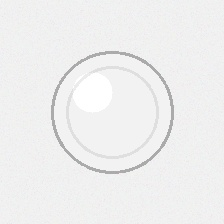
#> input picture vision-object-classifier/data/clean/bowl_06.jpg, 224 x 224 px, found by its file name; its folder holds only this picture in this run
$ python synthetic_data.py
#> lines starting #> are read from the running program, lines starting #| are printed output that depends on the picture
import cv2
import numpy as np
from PIL import Image, ImageDraw, ImageFilter
import random
import os
from typing import Tuple, List, Optional
import matplotlib.pyplot as plt


class SyntheticDirtyDishGenerator:
    def __init__(self, output_dir: str):
#> in generate_dirty_dish, image is the input picture: shape (224, 224, 3); mean B, G, R 238.8, 238.9, 238.8
        self.output_dir = output_dir
        os.makedirs(output_dir, exist_ok=True)

        # Define stain colors (food-based)
        self.stain_colors = [
            (139, 69, 19),   # Brown (chocolate, coffee)
            (255, 140, 0),   # Dark orange (sauce)
            (255, 69, 0),    # Red orange (tomato)
            (128, 128, 0),   # Olive (oil stains)
            (165, 42, 42),   # Brown red (meat juices)
            (255, 215, 0),   # Gold (mustard)
            (220, 20, 60),   # Crimson (ketchup)
            (107, 142, 35),  # Olive drab (vegetables)
        ]

        # Dirt and grime colors
        self.dirt_colors = [
            (105, 105, 105), # Dim gray
            (169, 169, 169), # Dark gray
            (128, 128, 128), # Gray
            (139, 129, 76),  # Dark khaki
            (160, 82, 45),   # Saddle brown
        ]

    def add_food_stains(self, image: np.ndarray, num_stains: int = None) -> np.ndarray:
        """Add realistic food stains to clean dish image"""
#> called with num_stains = 5
        if num_stains is None:
            num_stains = random.randint(2, 8)

        image_pil = Image.fromarray(cv2.cvtColor(image, cv2.COLOR_BGR2RGB))
        overlay = Image.new('RGBA', image_pil.size, (0, 0, 0, 0))
#> overlay: PIL image 224x224 RGBA; every value is 0
        draw = ImageDraw.Draw(overlay)

        height, width = image.shape[:2]
#> height = 224; width = 224

        for _ in range(num_stains):
            # Random stain properties
            color = random.choice(self.stain_colors)
            alpha = random.randint(30, 120)  # Transparency

            # Random position (avoid edges)
            x = random.randint(width//6, 5*width//6)
            y = random.randint(height//6, 5*height//6)

            # Random stain size and shape
            stain_type = random.choice(['circle', 'irregular', 'splash'])

            if stain_type == 'circle':
                radius = random.randint(10, 40)
                draw.ellipse([x-radius, y-radius, x+radius, y+radius],
                           fill=(*color, alpha))

            elif stain_type == 'irregular':
                # Create irregular stain shape
                points = []
                num_points = random.randint(6, 12)
                base_radius = random.randint(15, 35)

                for i in range(num_points):
                    angle = (2 * np.pi * i) / num_points
                    r = base_radius + random.randint(-10, 10)
                    px = x + r * np.cos(angle)
                    py = y + r * np.sin(angle)
                    points.append((px, py))

                draw.polygon(points, fill=(*color, alpha))

            elif stain_type == 'splash':
                # Create splash pattern
                main_radius = random.randint(8, 25)
                draw.ellipse([x-main_radius, y-main_radius, x+main_radius, y+main_radius],
                           fill=(*color, alpha))

                # Add smaller droplets around main stain
                for _ in range(random.randint(3, 8)):
                    dx = random.randint(-50, 50)
                    dy = random.randint(-50, 50)
                    small_r = random.randint(2, 8)
                    draw.ellipse([x+dx-small_r, y+dy-small_r, x+dx+small_r, y+dy+small_r],
                               fill=(*color, alpha//2))

        # Apply blur to make stains more realistic
        overlay = overlay.filter(ImageFilter.GaussianBlur(radius=1))
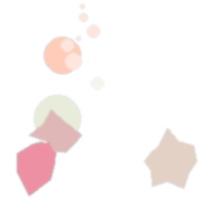
#> overlay: PIL image 224x224 RGBA; mean R, G, B, A 24.5, 9.1, 4.2, 10.1; transparent parts drawn white

        # Composite with original image
        image_pil = image_pil.convert('RGBA')
#> image_pil: PIL image 224x224 RGBA
        result = Image.alpha_composite(image_pil, overlay)
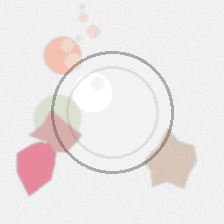
#> result: PIL image 224x224 RGBA; mean R, G, B, A 236.4, 231.5, 230.8, 255
        result = result.convert('RGB')
#> result: PIL image 224x224 RGB

        return cv2.cvtColor(np.array(result), cv2.COLOR_RGB2BGR)
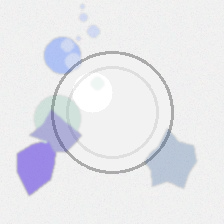
#> returned value: shape (224, 224, 3); mean R, G, B 230.8, 231.5, 236.4

    def add_grease_stains(self, image: np.ndarray) -> np.ndarray:
        """Add grease/oil stains with transparency effect"""
        image_pil = Image.fromarray(cv2.cvtColor(image, cv2.COLOR_BGR2RGB))
        overlay = Image.new('RGBA', image_pil.size, (0, 0, 0, 0))
        draw = ImageDraw.Draw(overlay)

        height, width = image.shape[:2]
        num_grease = random.randint(1, 4)

        for _ in range(num_grease):
            x = random.randint(width//4, 3*width//4)
            y = random.randint(height//4, 3*height//4)

            # Grease stains are typically larger and more transparent
            radius = random.randint(30, 80)
            alpha = random.randint(20, 60)

            # Use darker, more muted colors for grease
            color = random.choice([(139, 129, 76), (128, 128, 0), (105, 105, 105)])

            draw.ellipse([x-radius, y-radius, x+radius, y+radius],
                        fill=(*color, alpha))

        # Apply stronger blur for grease effect
        overlay = overlay.filter(ImageFilter.GaussianBlur(radius=3))

        image_pil = image_pil.convert('RGBA')
        result = Image.alpha_composite(image_pil, overlay)
        result = result.convert('RGB')

        return cv2.cvtColor(np.array(result), cv2.COLOR_RGB2BGR)

    def add_residue_buildup(self, image: np.ndarray) -> np.ndarray:
        """Add soap residue or water spots"""
        height, width = image.shape[:2]
#> height = 224; width = 224

        # Create subtle white/gray spots
        overlay = np.zeros_like(image, dtype=np.float32)

        num_spots = random.randint(5, 15)
        for _ in range(num_spots):
            x = random.randint(0, width-1)
            y = random.randint(0, height-1)
            radius = random.randint(3, 12)

            # Create circular spots
            y_coords, x_coords = np.ogrid[:height, :width]
            mask = (x_coords - x) ** 2 + (y_coords - y) ** 2 <= radius ** 2

            # Add white/light gray residue
            intensity = random.uniform(0.1, 0.3)
            overlay[mask] = [intensity * 255] * 3
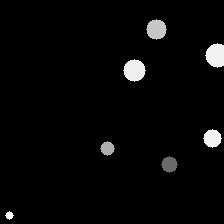
#> overlay: shape (224, 224, 3) float32; min 0, max 71.31, mean 2; drawn with min black and max white

        # Blend with original image
        result = image.astype(np.float32) + overlay
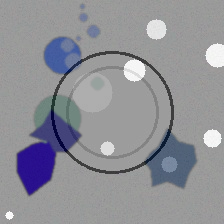
#> result: shape (224, 224, 3) float32; mean R, G, B 232.8, 233.5, 238.4; drawn with min black and max white
        result = np.clip(result, 0, 255).astype(np.uint8)

        return result

    def add_scratches_and_wear(self, image: np.ndarray) -> np.ndarray:
        """Add subtle scratches and wear marks"""
        image_pil = Image.fromarray(cv2.cvtColor(image, cv2.COLOR_BGR2RGB))
        draw = ImageDraw.Draw(image_pil)

        height, width = image.shape[:2]
        num_scratches = random.randint(2, 6)

        for _ in range(num_scratches):
            # Random scratch line
            x1 = random.randint(0, width)
            y1 = random.randint(0, height)
            x2 = x1 + random.randint(-50, 50)
            y2 = y1 + random.randint(-50, 50)

            # Light gray scratches
            color = random.choice([(180, 180, 180), (200, 200, 200), (160, 160, 160)])
            width_scratch = random.randint(1, 2)

            draw.line([(x1, y1), (x2, y2)], fill=color, width=width_scratch)

        return cv2.cvtColor(np.array(image_pil), cv2.COLOR_RGB2BGR)

    def generate_dirty_dish(self, clean_image_path: str, output_path: str,
                           dirty_level: str = 'medium') -> bool:
        """Generate a dirty version of a clean dish image"""
        try:
            # Load clean image
            image = cv2.imread(clean_image_path)
            if image is None:
                return False

            # Apply different levels of dirtiness
            if dirty_level == 'light':
                # Light staining
                if random.random() < 0.7:
                    image = self.add_food_stains(image, num_stains=random.randint(1, 3))
                if random.random() < 0.5:
                    image = self.add_residue_buildup(image)

            elif dirty_level == 'medium':
                # Medium staining
                if random.random() < 0.9:
                    image = self.add_food_stains(image, num_stains=random.randint(2, 6))
                if random.random() < 0.6:
                    image = self.add_grease_stains(image)
                if random.random() < 0.4:
                    image = self.add_residue_buildup(image)

            elif dirty_level == 'heavy':
                # Heavy staining
                image = self.add_food_stains(image, num_stains=random.randint(5, 10))
                if random.random() < 0.8:
                    image = self.add_grease_stains(image)
                if random.random() < 0.6:
                    image = self.add_residue_buildup(image)
                if random.random() < 0.3:
                    image = self.add_scratches_and_wear(image)

            # Save result
            cv2.imwrite(output_path, image)
            return True

        except Exception as e:
            print(f"Error generating dirty dish: {e}")
            return False

    def batch_generate(self, clean_images_dir: str, num_variations: int = 3):
        """Generate multiple dirty variations for each clean image"""
        clean_files = [f for f in os.listdir(clean_images_dir)
                      if f.lower().endswith(('.png', '.jpg', '.jpeg'))]

        total_generated = 0
        dirty_levels = ['light', 'medium', 'heavy']

        for clean_file in clean_files:
            clean_path = os.path.join(clean_images_dir, clean_file)

            for i in range(num_variations):
                dirty_level = random.choice(dirty_levels)
                base_name = os.path.splitext(clean_file)[0]
                output_file = f"{base_name}_dirty_{dirty_level}_{i+1}.jpg"
                output_path = os.path.join(self.output_dir, output_file)

                if self.generate_dirty_dish(clean_path, output_path, dirty_level):
                    total_generated += 1

        print(f"Generated {total_generated} synthetic dirty dish images")
        return total_generated


if __name__ == "__main__":
    # Example usage
    generator = SyntheticDirtyDishGenerator("../data/synthetic")

    # Generate synthetic data from clean images
    clean_dir = "../data/clean"
    if os.path.exists(clean_dir):
        generator.batch_generate(clean_dir, num_variations=5)
    else:
        print(f"Clean images directory {clean_dir} not found")

$ run again, on vision-object-classifier/data/clean/cup_10.jpg
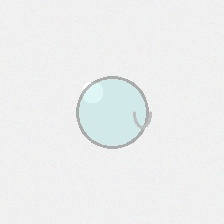
#> input picture vision-object-classifier/data/clean/cup_10.jpg, 224 x 224 px, found by its file name
#> in generate_dirty_dish, image is the input picture: shape (224, 224, 3); mean B, G, R 238.6, 238.7, 236.9
#> in add_food_stains, `return cv2.cvtColor(np.array(result), cv2.COLOR_RGB2BGR)`:
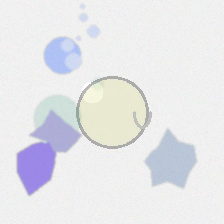
#> returned value: shape (224, 224, 3); mean R, G, B 230.5, 231.2, 234.4
#> in add_residue_buildup, `result = image.astype(np.float32) + overlay`:
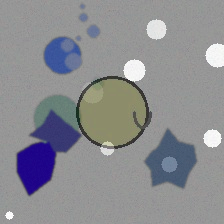
#> result: shape (224, 224, 3) float32; mean R, G, B 232.5, 233.2, 236.4; drawn with min black and max white

$ run again, on vision-object-classifier/data/clean/plate_01.jpg
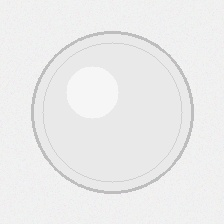
#> input picture vision-object-classifier/data/clean/plate_01.jpg, 224 x 224 px, found by its file name
#> in generate_dirty_dish, image is the input picture: shape (224, 224, 3); mean B, G, R 236.2, 236.2, 236.2
#> in add_food_stains, `return cv2.cvtColor(np.array(result), cv2.COLOR_RGB2BGR)`:
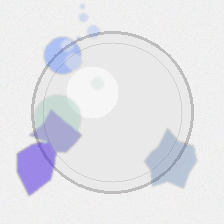
#> returned value: shape (224, 224, 3); mean R, G, B 228.3, 229, 233.9
#> in add_residue_buildup, `result = image.astype(np.float32) + overlay`:
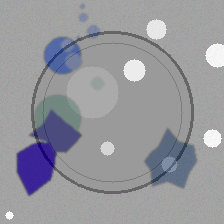
#> result: shape (224, 224, 3) float32; mean R, G, B 230.3, 231, 235.9; drawn with min black and max white

$ run again, on vision-object-classifier/data/clean/plate_02.jpg
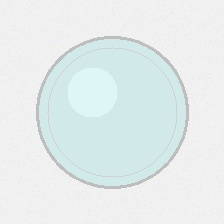
#> input picture vision-object-classifier/data/clean/plate_02.jpg, 224 x 224 px, found by its file name
#> in generate_dirty_dish, image is the input picture: shape (224, 224, 3); mean B, G, R 236.5, 236.6, 228.6
#> in add_food_stains, `return cv2.cvtColor(np.array(result), cv2.COLOR_RGB2BGR)`:
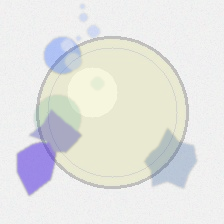
#> returned value: shape (224, 224, 3); mean R, G, B 228.6, 229.3, 226.7
#> in add_residue_buildup, `result = image.astype(np.float32) + overlay`:
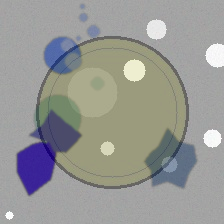
#> result: shape (224, 224, 3) float32; mean R, G, B 230.6, 231.3, 228.7; drawn with min black and max white
